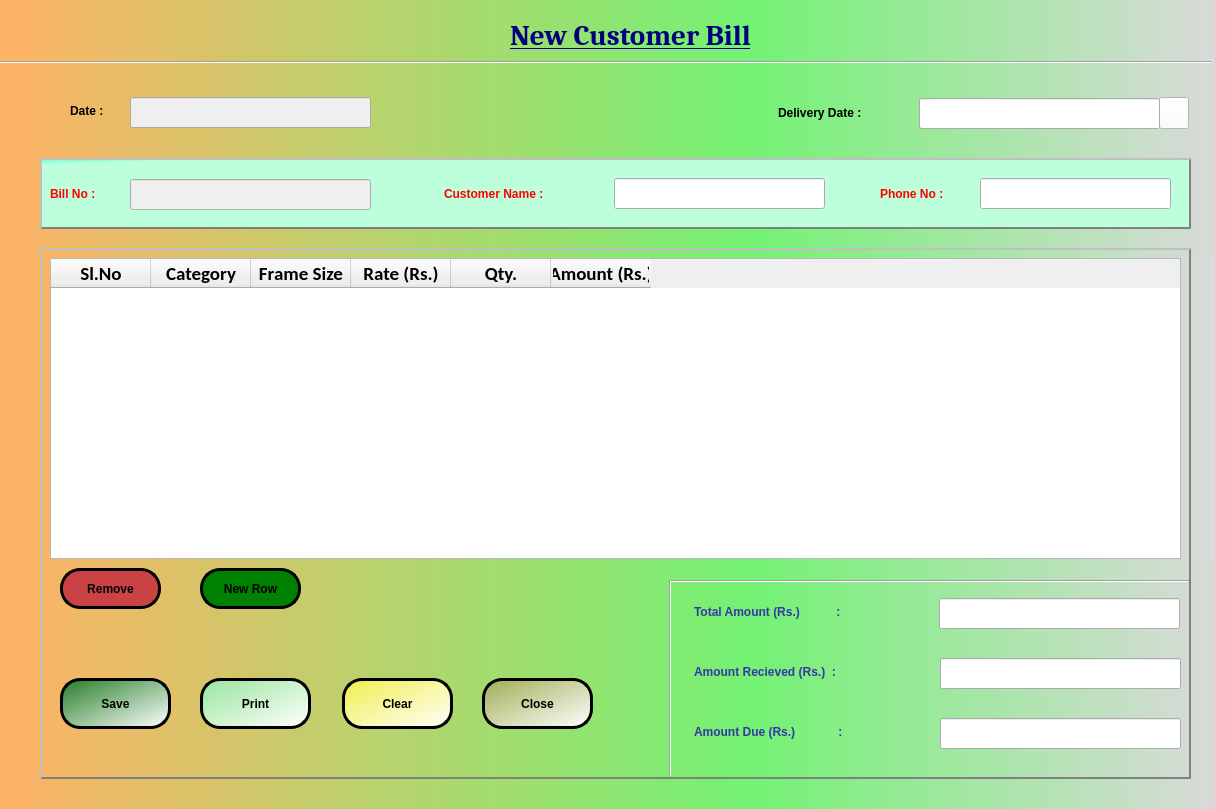
<?xml version="1.0" encoding="UTF-8"?>
<ui version="4.0">
 <class>Daily_bill</class>
 <widget class="QDialog" name="Daily_bill">
  <property name="geometry">
   <rect>
    <x>0</x>
    <y>0</y>
    <width>1215</width>
    <height>809</height>
   </rect>
  </property>
  <property name="windowTitle">
   <string>Dialog</string>
  </property>
  <property name="styleSheet">
   <string notr="true">#Daily_bill{
	background-color: qlineargradient(spread:pad, x1:0, y1:0, x2:1, y2:0, stop:0 rgba(255, 178, 102, 255), stop:0.616915 rgba(115, 242, 115, 255), stop:1 rgba(218, 218, 218, 255))}</string>
  </property>
  <widget class="QFrame" name="cust_det_frame">
   <property name="geometry">
    <rect>
     <x>40</x>
     <y>158</y>
     <width>1151</width>
     <height>71</height>
    </rect>
   </property>
   <property name="styleSheet">
    <string notr="true">#cust_det_frame{border-width:1.5px;
border-style:outset;
border-color:grey;

background-color: qlineargradient(spread:pad, x1:0, y1:0.045, x2:0.015, y2:0.0797727, stop:0.169154 rgba(138, 255, 215, 255), stop:1 rgba(189, 255, 218, 255))}</string>
   </property>
   <property name="frameShape">
    <enum>QFrame::StyledPanel</enum>
   </property>
   <property name="frameShadow">
    <enum>QFrame::Raised</enum>
   </property>
   <widget class="QLabel" name="bill_label">
    <property name="geometry">
     <rect>
      <x>10</x>
      <y>20</y>
      <width>71</width>
      <height>31</height>
     </rect>
    </property>
    <property name="styleSheet">
     <string notr="true">font: 75 12pt &quot;Cambria&quot;;
font:bold;
color:red;</string>
    </property>
    <property name="text">
     <string>Bill No :</string>
    </property>
   </widget>
   <widget class="QLineEdit" name="bill_le">
    <property name="enabled">
     <bool>false</bool>
    </property>
    <property name="geometry">
     <rect>
      <x>90</x>
      <y>21</y>
      <width>241</width>
      <height>31</height>
     </rect>
    </property>
    <property name="font">
     <font>
      <family>Calibri</family>
      <pointsize>14</pointsize>
      <weight>75</weight>
      <bold>true</bold>
     </font>
    </property>
   </widget>
   <widget class="QLabel" name="customer_label">
    <property name="geometry">
     <rect>
      <x>404</x>
      <y>20</y>
      <width>161</width>
      <height>31</height>
     </rect>
    </property>
    <property name="styleSheet">
     <string notr="true">font: 75 12pt &quot;Cambria&quot;;
font:bold;
color:red;</string>
    </property>
    <property name="text">
     <string>Customer Name :</string>
    </property>
   </widget>
   <widget class="QLineEdit" name="customer_le">
    <property name="geometry">
     <rect>
      <x>574</x>
      <y>20</y>
      <width>211</width>
      <height>31</height>
     </rect>
    </property>
    <property name="font">
     <font>
      <family>Calibri</family>
      <pointsize>12</pointsize>
      <weight>75</weight>
      <bold>true</bold>
     </font>
    </property>
   </widget>
   <widget class="QLabel" name="phone_label">
    <property name="geometry">
     <rect>
      <x>840</x>
      <y>20</y>
      <width>121</width>
      <height>31</height>
     </rect>
    </property>
    <property name="styleSheet">
     <string notr="true">font: 75 12pt &quot;Cambria&quot;;
font:bold;
color:red;</string>
    </property>
    <property name="text">
     <string>Phone No :</string>
    </property>
   </widget>
   <widget class="QLineEdit" name="phone_le">
    <property name="geometry">
     <rect>
      <x>940</x>
      <y>20</y>
      <width>191</width>
      <height>31</height>
     </rect>
    </property>
    <property name="font">
     <font>
      <family>Calibri</family>
      <pointsize>12</pointsize>
      <weight>75</weight>
      <bold>true</bold>
     </font>
    </property>
   </widget>
  </widget>
  <widget class="QLabel" name="date_label">
   <property name="geometry">
    <rect>
     <x>70</x>
     <y>95</y>
     <width>71</width>
     <height>31</height>
    </rect>
   </property>
   <property name="styleSheet">
    <string notr="true">font: 75 12pt &quot;Cambria&quot;;
font:bold;
</string>
   </property>
   <property name="text">
    <string>Date :</string>
   </property>
  </widget>
  <widget class="QLineEdit" name="date_le">
   <property name="enabled">
    <bool>false</bool>
   </property>
   <property name="geometry">
    <rect>
     <x>130</x>
     <y>97</y>
     <width>241</width>
     <height>31</height>
    </rect>
   </property>
   <property name="font">
    <font>
     <family>Calibri</family>
     <pointsize>12</pointsize>
     <weight>75</weight>
     <bold>true</bold>
    </font>
   </property>
  </widget>
  <widget class="QLabel" name="delivery_date_label">
   <property name="geometry">
    <rect>
     <x>778</x>
     <y>97</y>
     <width>151</width>
     <height>31</height>
    </rect>
   </property>
   <property name="styleSheet">
    <string notr="true">font: 75 12pt &quot;Cambria&quot;;
font:bold;
</string>
   </property>
   <property name="text">
    <string>Delivery Date :</string>
   </property>
  </widget>
  <widget class="QFrame" name="table_frame">
   <property name="geometry">
    <rect>
     <x>40</x>
     <y>248</y>
     <width>1151</width>
     <height>531</height>
    </rect>
   </property>
   <property name="styleSheet">
    <string notr="true">#table_frame{border-width:1.5px;
border-style:outset;
border-color:grey}</string>
   </property>
   <property name="frameShape">
    <enum>QFrame::StyledPanel</enum>
   </property>
   <property name="frameShadow">
    <enum>QFrame::Raised</enum>
   </property>
   <widget class="QTableWidget" name="viewtable">
    <property name="geometry">
     <rect>
      <x>10</x>
      <y>10</y>
      <width>1131</width>
      <height>301</height>
     </rect>
    </property>
    <property name="showGrid">
     <bool>true</bool>
    </property>
    <property name="rowCount">
     <number>0</number>
    </property>
    <column>
     <property name="text">
      <string>Sl.No</string>
     </property>
     <property name="font">
      <font>
       <family>Calibri</family>
       <pointsize>14</pointsize>
       <weight>75</weight>
       <bold>true</bold>
      </font>
     </property>
    </column>
    <column>
     <property name="text">
      <string>Category</string>
     </property>
     <property name="font">
      <font>
       <family>Calibri</family>
       <pointsize>14</pointsize>
       <weight>75</weight>
       <bold>true</bold>
      </font>
     </property>
    </column>
    <column>
     <property name="text">
      <string>Frame Size</string>
     </property>
     <property name="font">
      <font>
       <family>Calibri</family>
       <pointsize>14</pointsize>
       <weight>75</weight>
       <bold>true</bold>
      </font>
     </property>
    </column>
    <column>
     <property name="text">
      <string>Rate (Rs.)</string>
     </property>
     <property name="font">
      <font>
       <family>Calibri</family>
       <pointsize>14</pointsize>
       <weight>75</weight>
       <bold>true</bold>
      </font>
     </property>
    </column>
    <column>
     <property name="text">
      <string>Qty.</string>
     </property>
     <property name="font">
      <font>
       <family>Calibri</family>
       <pointsize>14</pointsize>
       <weight>75</weight>
       <bold>true</bold>
      </font>
     </property>
    </column>
    <column>
     <property name="text">
      <string>Amount (Rs.)</string>
     </property>
     <property name="font">
      <font>
       <family>Calibri</family>
       <pointsize>14</pointsize>
       <weight>75</weight>
       <bold>true</bold>
      </font>
     </property>
    </column>
   </widget>
   <widget class="QPushButton" name="remove_btn">
    <property name="geometry">
     <rect>
      <x>20</x>
      <y>320</y>
      <width>101</width>
      <height>41</height>
     </rect>
    </property>
    <property name="styleSheet">
     <string notr="true">background-color: rgb(202, 66, 68);
font: 75 10pt &quot;Calibri&quot;;
border-radius:20px;
border-style:outset;
border-width:3px;
border-color:black;
font:bold;</string>
    </property>
    <property name="text">
     <string>Remove</string>
    </property>
   </widget>
   <widget class="QPushButton" name="save_btn">
    <property name="geometry">
     <rect>
      <x>20</x>
      <y>430</y>
      <width>111</width>
      <height>51</height>
     </rect>
    </property>
    <property name="styleSheet">
     <string notr="true">background-color: qlineargradient(spread:pad, x1:0, y1:0, x2:1, y2:1, stop:0 rgba(37, 125, 40, 255), stop:1 rgba(255, 255, 255, 255));
font: 75 14pt &quot;Calibri&quot;;
border-radius:20px;
border-style:outset;
border-width:3px;
border-color:black;
font:bold;</string>
    </property>
    <property name="text">
     <string>Save</string>
    </property>
   </widget>
   <widget class="QPushButton" name="print_btn">
    <property name="geometry">
     <rect>
      <x>160</x>
      <y>430</y>
      <width>111</width>
      <height>51</height>
     </rect>
    </property>
    <property name="styleSheet">
     <string notr="true">background-color: qlineargradient(spread:pad, x1:0, y1:0, x2:1, y2:1, stop:0 rgba(153, 228, 156, 255), stop:1 rgba(255, 255, 255, 255));
font: 75 14pt &quot;Calibri&quot;;
border-radius:20px;
border-style:outset;
border-width:3px;
border-color:black;
font:bold;</string>
    </property>
    <property name="text">
     <string>Print</string>
    </property>
   </widget>
   <widget class="QPushButton" name="clear_btn">
    <property name="geometry">
     <rect>
      <x>302</x>
      <y>430</y>
      <width>111</width>
      <height>51</height>
     </rect>
    </property>
    <property name="styleSheet">
     <string notr="true">background-color: qlineargradient(spread:pad, x1:0, y1:0, x2:1, y2:1, stop:0 rgba(240, 238, 74, 255), stop:1 rgba(255, 255, 255, 255));
font: 75 14pt &quot;Calibri&quot;;
border-radius:20px;
border-style:outset;
border-width:3px;
border-color:black;
font:bold;</string>
    </property>
    <property name="text">
     <string>Clear</string>
    </property>
   </widget>
   <widget class="QPushButton" name="close_btn">
    <property name="geometry">
     <rect>
      <x>442</x>
      <y>430</y>
      <width>111</width>
      <height>51</height>
     </rect>
    </property>
    <property name="styleSheet">
     <string notr="true">background-color: qlineargradient(spread:pad, x1:0, y1:0, x2:1, y2:1, stop:0 rgba(159, 173, 84, 255), stop:1 rgba(255, 255, 255, 255));
font: 75 14pt &quot;Calibri&quot;;
border-radius:20px;
border-style:outset;
border-width:3px;
border-color:black;
font:bold;</string>
    </property>
    <property name="text">
     <string>Close</string>
    </property>
   </widget>
   <widget class="QLabel" name="total_label">
    <property name="geometry">
     <rect>
      <x>654</x>
      <y>343</y>
      <width>221</width>
      <height>41</height>
     </rect>
    </property>
    <property name="styleSheet">
     <string notr="true">font: 75 12pt &quot;Cambria&quot;;
font:bold;
color: rgb(55, 55, 166);
</string>
    </property>
    <property name="text">
     <string>Total Amount (Rs.)           :</string>
    </property>
   </widget>
   <widget class="QLineEdit" name="total_le">
    <property name="geometry">
     <rect>
      <x>899</x>
      <y>350</y>
      <width>241</width>
      <height>31</height>
     </rect>
    </property>
    <property name="font">
     <font>
      <family>Calibri</family>
      <pointsize>14</pointsize>
      <weight>75</weight>
      <bold>true</bold>
     </font>
    </property>
   </widget>
   <widget class="QLabel" name="recieved_label">
    <property name="geometry">
     <rect>
      <x>654</x>
      <y>403</y>
      <width>241</width>
      <height>41</height>
     </rect>
    </property>
    <property name="styleSheet">
     <string notr="true">font: 75 12pt &quot;Cambria&quot;;
font:bold;
color: rgb(55, 55, 166);
</string>
    </property>
    <property name="text">
     <string>Amount Recieved (Rs.)  :</string>
    </property>
   </widget>
   <widget class="QLineEdit" name="recieved_le">
    <property name="geometry">
     <rect>
      <x>900</x>
      <y>410</y>
      <width>241</width>
      <height>31</height>
     </rect>
    </property>
    <property name="font">
     <font>
      <family>Calibri</family>
      <pointsize>14</pointsize>
      <weight>75</weight>
      <bold>true</bold>
     </font>
    </property>
   </widget>
   <widget class="QLabel" name="due_label">
    <property name="geometry">
     <rect>
      <x>654</x>
      <y>463</y>
      <width>221</width>
      <height>41</height>
     </rect>
    </property>
    <property name="styleSheet">
     <string notr="true">font: 75 12pt &quot;Cambria&quot;;
font:bold;
color: rgb(55, 55, 166);</string>
    </property>
    <property name="text">
     <string>Amount Due (Rs.)             :</string>
    </property>
   </widget>
   <widget class="QLineEdit" name="due_le">
    <property name="geometry">
     <rect>
      <x>900</x>
      <y>470</y>
      <width>241</width>
      <height>31</height>
     </rect>
    </property>
    <property name="font">
     <font>
      <family>Calibri</family>
      <pointsize>14</pointsize>
      <weight>75</weight>
      <bold>true</bold>
     </font>
    </property>
   </widget>
   <widget class="Line" name="line_2">
    <property name="geometry">
     <rect>
      <x>630</x>
      <y>323</y>
      <width>519</width>
      <height>20</height>
     </rect>
    </property>
    <property name="orientation">
     <enum>Qt::Horizontal</enum>
    </property>
   </widget>
   <widget class="Line" name="line_3">
    <property name="geometry">
     <rect>
      <x>620</x>
      <y>332</y>
      <width>20</width>
      <height>197</height>
     </rect>
    </property>
    <property name="orientation">
     <enum>Qt::Vertical</enum>
    </property>
   </widget>
   <widget class="QPushButton" name="new_row_btn">
    <property name="geometry">
     <rect>
      <x>160</x>
      <y>320</y>
      <width>101</width>
      <height>41</height>
     </rect>
    </property>
    <property name="styleSheet">
     <string notr="true">background-color: green;
font: 75 10pt &quot;Calibri&quot;;
border-radius:20px;
border-style:outset;
border-width:3px;
border-color:black;
font:bold;</string>
    </property>
    <property name="text">
     <string>New Row</string>
    </property>
   </widget>
  </widget>
  <widget class="QToolButton" name="cal_tool_btn">
   <property name="geometry">
    <rect>
     <x>1159</x>
     <y>97</y>
     <width>30</width>
     <height>32</height>
    </rect>
   </property>
   <property name="styleSheet">
    <string notr="true">background-color: rgb(255, 255, 255);</string>
   </property>
   <property name="text">
    <string/>
   </property>
   <property name="icon">
    <iconset>
     <normaloff>images/calendar-512.png</normaloff>images/calendar-512.png</iconset>
   </property>
   <property name="iconSize">
    <size>
     <width>30</width>
     <height>30</height>
    </size>
   </property>
  </widget>
  <widget class="QLineEdit" name="delivery_date_le">
   <property name="geometry">
    <rect>
     <x>919</x>
     <y>98</y>
     <width>241</width>
     <height>31</height>
    </rect>
   </property>
   <property name="font">
    <font>
     <family>Calibri</family>
     <pointsize>12</pointsize>
     <weight>75</weight>
     <bold>true</bold>
    </font>
   </property>
  </widget>
  <widget class="QLabel" name="title_label">
   <property name="geometry">
    <rect>
     <x>330</x>
     <y>10</y>
     <width>601</width>
     <height>51</height>
    </rect>
   </property>
   <property name="font">
    <font>
     <family>Cambria</family>
     <pointsize>22</pointsize>
     <weight>75</weight>
     <italic>false</italic>
     <bold>true</bold>
     <underline>true</underline>
    </font>
   </property>
   <property name="styleSheet">
    <string notr="true">font: 75 22pt &quot;Cambria&quot;;
font:bold;
color: rgb(0, 0, 127);
</string>
   </property>
   <property name="text">
    <string>New Customer Bill</string>
   </property>
   <property name="alignment">
    <set>Qt::AlignCenter</set>
   </property>
  </widget>
  <widget class="Line" name="line">
   <property name="geometry">
    <rect>
     <x>0</x>
     <y>54</y>
     <width>1211</width>
     <height>16</height>
    </rect>
   </property>
   <property name="orientation">
    <enum>Qt::Horizontal</enum>
   </property>
  </widget>
 </widget>
 <resources/>
 <connections/>
</ui>
